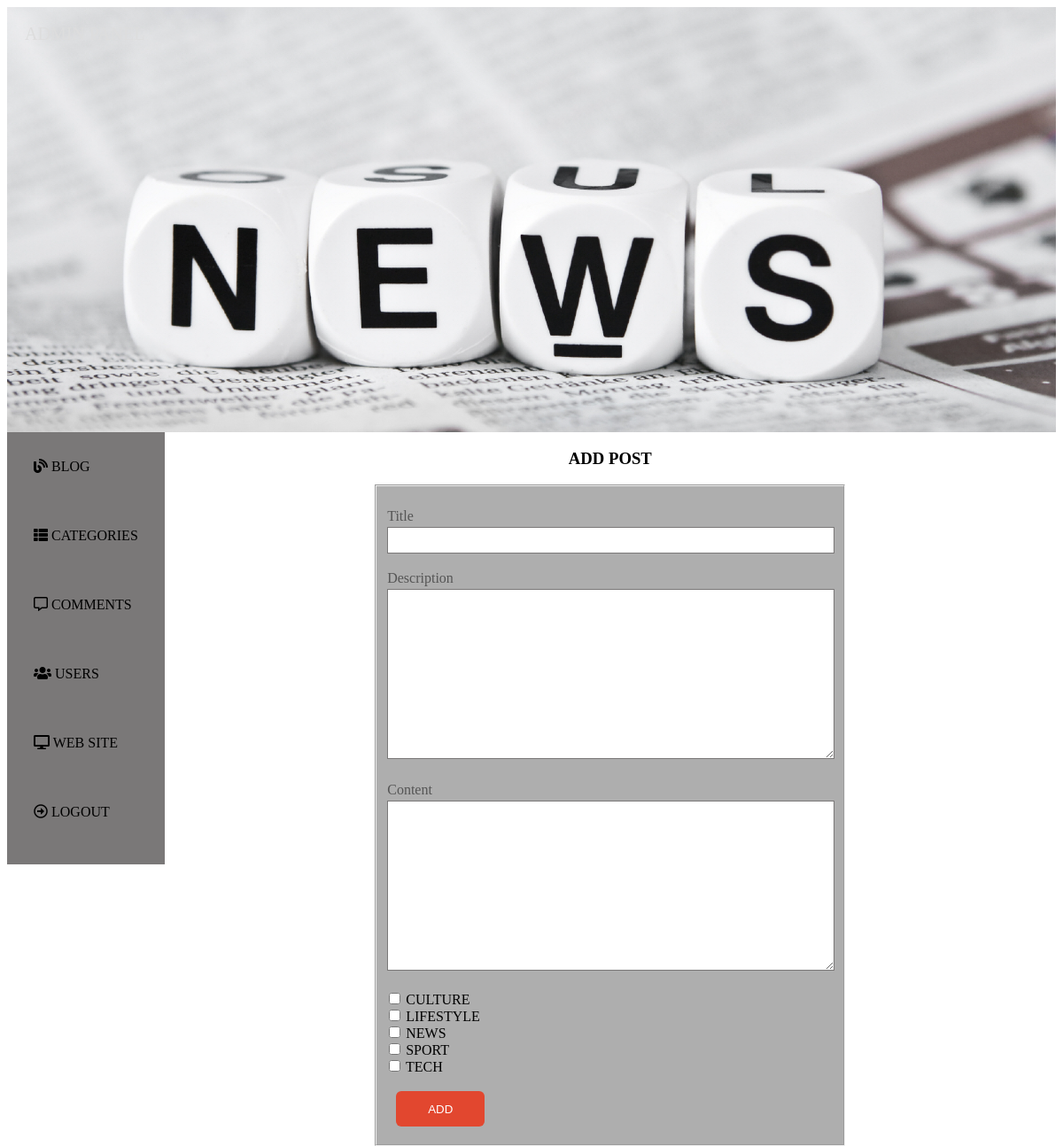
Page /admin/add-post.php (signed in) on the committed database.
### tables this page shows
CREATE TABLE `blog_cats` (
  `catID` int(11) unsigned NOT NULL AUTO_INCREMENT,
  `catTitle` varchar(255) DEFAULT NULL,
  `catSlug` varchar(255) DEFAULT NULL,
  PRIMARY KEY (`catID`)
);

### admin/add-post.php (the view, shortened to what this page needs)
<?php
require_once('../includes/config.php');
?>
<!doctype html>
<html lang="en">
<?php require('includes/head.php');?>
<?php require('includes/header.php');?>
<body>
<div id="wrapper">
	<?php include('includes/menu.php');?>
	<div id="main">
			<div class="add_title"><h3>ADD POST</h3></div>
	<form action='' method='post'>
		<fieldset class="add_field">
			<p><label>Title</label><br />
				<input type='text' name='postTitle' class='add_input' value='<?php if(isset($error)){ echo $_POST['postTitle'];}?>'></p>
			<p><label>Description</label><br />
				<textarea name='postDesc' cols='60' rows='10' class='add_input'><?php if(isset($error)){ echo $_POST['postDesc'];}?></textarea></p>
			<p><label>Content</label><br />
				<textarea name='postCont' cols='60' rows='10' class='add_input'><?php if(isset($error)){ echo $_POST['postCont'];}?></textarea></p>
<?php
    $stmt2 = $db->query('SELECT catID, catTitle FROM blog_cats ORDER BY catTitle');
    while($row2 = $stmt2->fetch()){
        echo "<input type='checkbox' name='catID[]' value='".$row2['catID']."'> ".$row2['catTitle']."<br />";
    }
?>
			<br>
			<button type='submit' name='submit'>ADD</button>
		</fieldset>
	</form>
</div>
</body>
</html>

### admin/style/main.css (style rules this page uses)
#wrapper { clear: both; margin:auto; width:100%; }
#main { float: right; width:85%; }
p,li { color: #555555; font-size: 16px; line-height: 1.5em; }
form input { border: 1px solid #999999; border-bottom-color: #cccccc; border-right-color: #cccccc; padding: 5px; font-family: Arial, Helvetica, sans-serif; font-size: 1.0em; margin: 2px; }
form textarea { border: 1px solid #999999; border-bottom-color: #cccccc; border-right-color: #cccccc; padding: 5px; font-family: Arial, Helvetica, sans-serif; font-size: 1.0em; margin: 2px; }
form button { padding: 5px; margin-bottom: 10px; margin-left: 10px; }
.add_input { margin: auto; border-color: rgb(122, 120, 120); width: 98%; }
.add_field { margin: auto; width: 50%; background: #AEAEAE }
.add_title { margin: auto; text-align: center; width: 50%; }
button { margin-left: 40px; cursor: pointer; width: 100px; height: 40px; background: #E2472F; border: none; color:white; border-radius: 6px; }

### style/navstyle.css (style rules this page uses)
button { cursor: pointer; width: 100px; height: 40px; background: #E2472F; border: none; color:white; border-radius: 6px; }

### rows in the picture
blog_cats: catTitle "CULTURE"
blog_cats: catTitle "LIFESTYLE"
blog_cats: catTitle "NEWS"
blog_cats: catTitle "SPORT"
blog_cats: catTitle "TECH"
